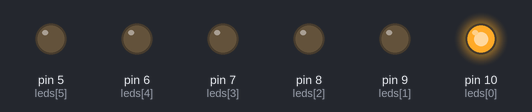
Bench run of a sketch on a simulated Arduino Uno, built with avr-gcc and run on an emulated ATmega328P. Shown: output pins drawn as LEDs (lit = HIGH).

Above: at 0.05 s.
At 0.35 s:
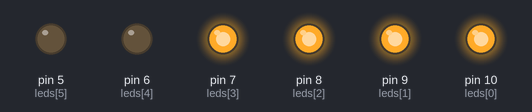
At 0.75 s:
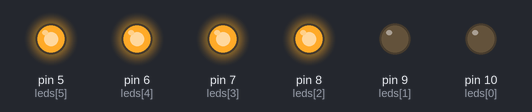
At 1.45 s:
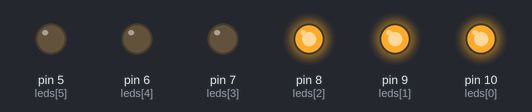
At 2.15 s:
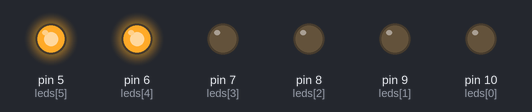
At 2.85 s:
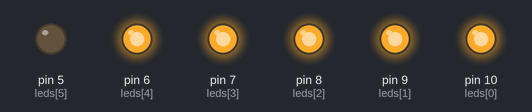
Timing chart, 0 to 3.1 s (numbered marks = the images above):
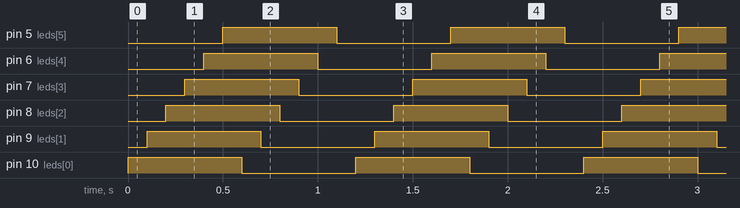

The sketch:

aula-loop_com_leds.ino
```cpp
int leds[6]={10,9,8,7,6,5};

void setup() {
    for(int i=0; i<6; i++)
    {
      pinMode(leds[i],OUTPUT);
    }
}

void loop() {
  for(int i=0; i<6; i++)
    {
      digitalWrite(leds[i],HIGH);
      delay(100);
    }

    for(int i=0; i<6; i++)
    {
      digitalWrite(leds[i],LOW);
      delay(100);
    }


}
```

Measured:
- by itself, pin 5 (leds[5]), pin 6 (leds[4]), pin 7 (leds[3]), pin 8 (leds[2]), pin 9 (leds[1]), pin 10 (leds[0]): alternates HIGH for 0.60 s and LOW for 0.60 s
- by itself, everything shown: repeats every 1.2 s, in 12 steps
